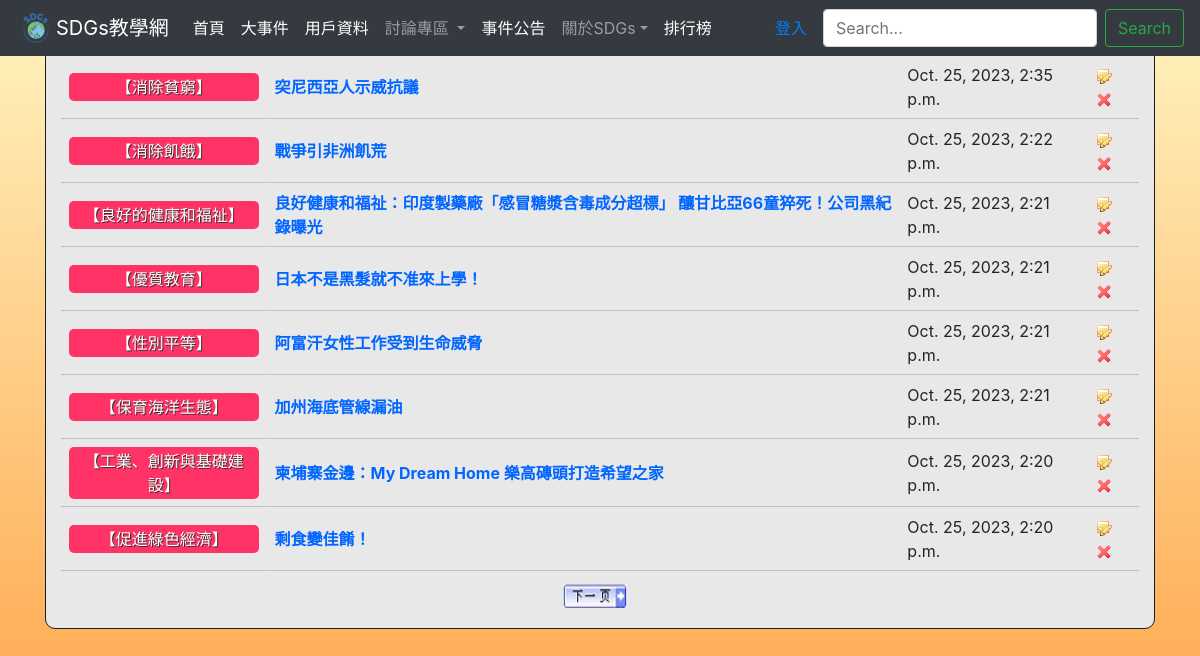
/newsadminmain/, run on the app's committed database.
### newsadm/models.py (models this page shows, shortened)
class NewsUnit(models.Model):
    catego = models.CharField(max_length=10, null=False)
    nickname = models.CharField(max_length=20, null=False)
    title = models.CharField(max_length=50, null=False)
    message = models.TextField(null=False)
    pubtime = models.DateTimeField(auto_now=True)
    enabled = models.BooleanField(default=False)
    press = models.IntegerField(default=0)

### newsadm/views.py (the view)
# urls.py: path('newsadminmain/', newsadm.adminmain),
def adminmain(request, pageindex=None):  #管理頁面
	global page1
	pagesize = 8
	newsall = models.NewsUnit.objects.all().order_by('-id')
	datasize = len(newsall)
	totpage = math.ceil(datasize / pagesize)
	if pageindex==None:
		page1 = 1
		newsunits = models.NewsUnit.objects.order_by('-id')[:pagesize]
	elif pageindex=='1':
		start = (page1-2)*pagesize
		if start >= 0:
			newsunits = models.NewsUnit.objects.order_by('-id')[start:(start+pagesize)]
			page1 -= 1
	elif pageindex=='2':
		start = page1*pagesize
		if start < datasize:
			newsunits = models.NewsUnit.objects.order_by('-id')[start:(start+pagesize)]
			page1 += 1
	elif pageindex=='3':
		start = (page1-1)*pagesize
		newsunits = models.NewsUnit.objects.order_by('-id')[start:(start+pagesize)]
	currentpage = page1
	return render(request, "newsadm/adminmain.html", locals())

### templates/newsadm/adminmain.html (shortened to what this page needs)
{% extends "base.html" %}
{% load static %}
{% block content %}
	<div class="contentbox">
		<table width="100%">
		<tr>
		</tr>
		{% for unit in newsunits %}
			<tr class="alt">
			<td><div class="typeblock">【{{ unit.catego }}】</div></td>
			<td><a href="/newsedit/{{unit.id}}/">{{ unit.title }}</a></td>
			<td>{{ unit.pubtime }}</td>
			<td>
				<a href="/newsedit/{{unit.id}}/" title="新聞編輯"> <img src="{% static 'images/note_edit.png' %}"  width="16" height="16" /></a>
				<a href="/newsdelete/{{unit.id}}/" title="新聞刪除"><img src="{% static 'images/cross.png' %}" width="16" height="16" /></a>
			</td>
			</tr>
		{% empty %}
			<div class="status warning">
				<p><img src="{% static 'images/icon_warning.png' %}" alt="Warning" /><span>注意</span> 目前新聞資料庫中沒有任何資料！</p>
			</div>
		{% endfor %}
		</table>
		<div class="topfunction">
		{% if currentpage < totpage %}
			<a href="/newsadminmain/2/" title="下一頁">
			<img src="{% static 'images/nextpage.png' %}" alt="下一頁" width="64" height="24" /></a>
		{% endif %}
		 </div>
	</div>
{% endblock %}

### static/css/style.css (style rules this page uses)
html, body { height: 100%; }
body { height: 100%; font-family: Arial, Helvetica, sans-serif; font-size: 13px; margin: 0; padding: 0; background:#bdb2b2 }
img { border: none; }
table { border-collapse: collapse; }
th,td { padding: 8px; }
tr.alt td { background : url(images/dot.gif) repeat-x bottom; }
table tr td a { text-decoration: none; font-weight: bold; color: #06F; }
.topfunction { height: 30px; margin-top: 12px; margin-right: auto; margin-left: auto; text-align: center; }
.topfunction img { margin-right: 10px; }
.contentbox { overflow: auto; border: 1px solid #1c1c1c; padding: 15px; background: #e8e8e8 url(images/bg_fade_med.png) repeat-x top; border-bottom-left-radius: 10px; border-bottom-right-radius: 10px; -moz-border-radius-bottomright: 10px; -moz-border-radius-bottomleft: 10px; }
.typeblock { color: #FFF; background-color: #F36; padding: 2px 5px; text-align: center; text-shadow: 1px 1px #333; border-radius: 5px; }

### templates/base.html (style rules this page uses)
body, html { height: 100%; margin: 0; padding: 0; }
body { background: linear-gradient(to bottom, #FFF4C1, #FFA042); background-attachment: fixed; }

### data on the page
NewsUnit: catego "消除貧窮", title "突尼西亞人示威抗議", pubtime "Oct. 25, 2023, 2:35 p.m."
NewsUnit: catego "消除飢餓", title "戰爭引非洲飢荒", pubtime "Oct. 25, 2023, 2:22 p.m."
NewsUnit: catego "良好的健康和福祉", title "良好健康和福祉：印度製藥廠「感冒糖漿含毒成分超標」 釀甘比亞66童猝死！公司黑紀錄曝光", pubtime "Oct. 25, 2023, 2:21 p.m."
NewsUnit: catego "優質教育", title "日本不是黑髮就不准來上學！", pubtime "Oct. 25, 2023, 2:21 p.m."
NewsUnit: catego "性別平等", title "阿富汗女性工作受到生命威脅", pubtime "Oct. 25, 2023, 2:21 p.m."
NewsUnit: catego "保育海洋生態", title "加州海底管線漏油", pubtime "Oct. 25, 2023, 2:21 p.m."
NewsUnit: catego "工業、創新與基礎建設", title "柬埔寨金邊：My Dream Home 樂高磚頭打造希望之家", pubtime "Oct. 25, 2023, 2:20 p.m."
NewsUnit: catego "促進綠色經濟", title "剩食變佳餚！", pubtime "Oct. 25, 2023, 2:20 p.m."
